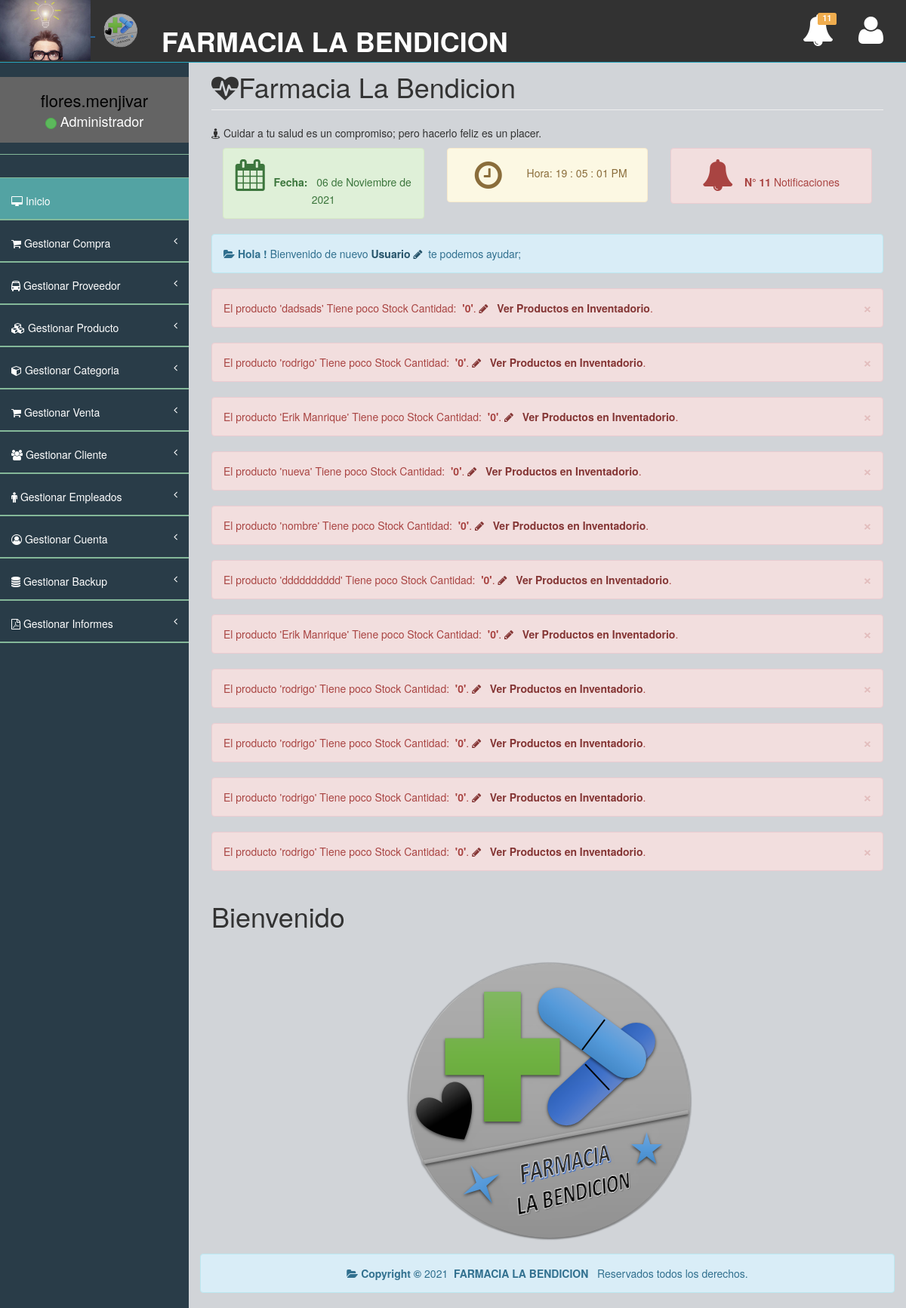
The app's page /docs/iniciomenu.php (signed in) with its own data.
### tables this page shows
CREATE TABLE `producto` (
  `idproducto` int(11) NOT NULL,
  `codigo` varchar(50) NOT NULL,
  `foto` varchar(200) NOT NULL,
  `nombre` varchar(50) NOT NULL,
  `descripcion` varchar(250) NOT NULL,
  `tipo` varchar(50) NOT NULL,
  `estado` varchar(50) NOT NULL,
  `cantidad` int(11) NOT NULL,
  `unidades` int(11) NOT NULL,
  `precioventa` double NOT NULL,
  `porganancia` double NOT NULL,
  `idcategoria` int(11) NOT NULL,
  `idmarca` int(11) NOT NULL
);

### conexion/DB_mysql.php (called while the page is built, shortened)
<?php
class DB_mysql{
    var $BaseDatos;
    var $Servidor;
    var $Usuario;
    var $Clave;
    var $Conexion_ID;
function __construct(){
    $this->BaseDatos="farmacia";
    $this->Servidor="localhost";
    $this->Usuario="root";
    $this->Clave="";
}
function conectar($host,$user,$pass,$bd){
    if($host!="")$this->Servidor=$host;
    if($user!="")$this->Usuario=$user;
    if($bd!="")$this->BaseDatos=$bd;
    $this->Conexion_ID=mysqli_connect($this->Servidor,$this->Usuario,$this->Clave,$this->BaseDatos);
}
function getConexion(){
    return $this->Conexion_ID;
}
}
?>

### DAO/DAOEmpleado.php (called while the page is built, shortened)
<?php
	require_once ("../conexion/DB_mysql.php");
	require_once ("../clases/ClaseEmpleado.php");
	class DAOEmpleado{
		var $Conexion_ID;
		function __construct(){
			$this->Conexion_ID=new DB_mysql();
    		$this->Conexion_ID=$this->Conexion_ID->getConexion();
		}
    	function consultaIndividual($id){
       		$result=$this->Conexion_ID->query("SELECT a.idempleado AS idempleado, a.imagen AS imagen, a.nombre AS nombre, a.apellido AS apellido, a.estado_civil AS estado_civil, a.nit AS nit, a.dui AS dui, a.salario AS salario, a.direccion AS direccion, a.genero AS genero, a.fecha_naci AS fecha_naci, a.correo AS correo, a.telefono AS telefono, a.idfarmacia AS idfarmacia, a.idcargo AS idcargo, b.nombre AS cargo, b.idcargo AS idcargo FROM empleado AS a INNER JOIN cargo AS b ON a.idcargo = b.idcargo where idempleado='$id'");
        	$ObjE=null;
        	if ($result) {
            	while ($fila=$result->fetch_object()) {
                	$ObjE=new ClaseEmpleado($fila->idempleado,$fila->imagen,$fila->nombre,$fila->apellido,$fila->estado_civil,$fila->nit,$fila->dui,$fila->salario,$fila->direccion,$fila->genero,$fila->fecha_naci,$fila->correo,$fila->telefono,$fila->idfarmacia,$fila->idcargo);
                    $ObjE->setNombreCargo($fila->cargo);
            	}
        	}
        	return $ObjE;
    	}
	}
?>

### clases/ClaseEmpleado.php (called while the page is built, shortened)
<?php
	class ClaseEmpleado{
		private $imagen;
		function __construct($idempleado,$imagen,$nombre,$apellido,$estado_civil,$nit,$dui,$salario,$direccion,$genero,$fechanaci,$correo,$telefono,$idfarmacia,$idcargo){
			$this->imagen=$imagen;
		}
		function getImagen(){
			return $this->imagen;
		}
	}
?>

### docs/function.php (called while the page is built, shortened)
<?php
	function fechaC(){
		$mes= array("","Enero","Febrero","Marzo","Abril","Mayo","Junio","Julio","Agosto","Septiembre","Octubre","Noviembre","Diciembre");
		return date('d')." de ".$mes[date('n')]." de ". date('Y');
	}
 ?>

### clases/ClaseProducto.php (called while the page is built, shortened)
<?php
	class ClaseProducto{
		private $nombre;
		private $estado;
		private $cantidad;
		function __construct($idproducto,$codigo,$foto,$nombre,$descripcion,$tipo,$estado,$cantidad,$unidades,$precioventa,$porganancia,$idcategoria,$idmarca){
			$this->nombre=$nombre;
			$this->estado=$estado;
			$this->cantidad=$cantidad;
		}
		function getNombre(){
			return $this->nombre;
		}
		function getEstado(){
			return $this->estado;
		}
		function getCantidad(){
			return $this->cantidad;
		}
	}
?>

### DAO/DAOProducto.php (called while the page is built, shortened)
<?php
	require_once ("../conexion/DB_mysql.php");
	require_once ("../clases/ClaseProducto.php");
	class DAOProducto{
		var $Conexion_ID;
		function __construct(){
			$this->Conexion_ID=new DB_mysql();
    		$this->Conexion_ID=$this->Conexion_ID->getConexion();
		}
		function consulta($sql=""){
        	$result=$this->Conexion_ID->query($sql);
        	$listaproducto=array();
        	if ($result) {
            	while ($fila=$result->fetch_object()) {
                	$clasepro=new ClaseProducto($fila->idproducto,$fila->codigo,$fila->foto,$fila->nombre,$fila->descripcion,$fila->tipo,$fila->estado,$fila->cantidad,$fila->unidades,$fila->precioventa,$fila->porganancia,$fila->idcategoria,$fila->idmarca);
                	$clasepro->setNombreCategoria($fila->nombrec);
                    $clasepro->setNombreMarca($fila->nombrem);
                	$listaproducto[]=$clasepro;
            	}
        	}
        	return $listaproducto;
   		}
	}
?>

### docs/iniciomenu.php (the view, shortened to what this page needs)
 <?php session_start();
                    include "../DAO/DAOProducto.php";
                    $daoE=new DAOProducto();
                    $fila=$daoE->consultaAll();
                    $contador=0;
                    foreach ($fila as $key=> $value) {
                          if($value->getCantidad() <= 10){
                              if($value->getEstado() == "Activo"){
                              $contador++;
                          }
                            }
                        }
?>
<!DOCTYPE html>
<html>
<head>
    <link href="../assets/plugins/bootstrap/bootstrap.css" rel="stylesheet" />
    <link rel="stylesheet" type="text/css" href="https://maxcdn.bootstrapcdn.com/font-awesome/4.7.0/css/font-awesome.min.css">
    <link href="../assets/font-awesome/css/font-awesome.css" rel="stylesheet" />
    <link href="../assets/plugins/pace/pace-theme-big-counter.css" rel="stylesheet" />
    <link href="../assets/css/style.css" rel="stylesheet" />
    <link href="../assets/css/main-style.css" rel="stylesheet" />
    <link href="../assets/plugins/morris/morris-0.4.3.min.css" rel="stylesheet" />
   </head>
<body>
    <div style="background-color: rgb(41, 60, 72);" id="wrapper">
        <nav style="background-color: rgb(50,50,50);" class="navbar navbar-default navbar-fixed-top" role="navigation" id="navbar">
            <div style="background-color: rgb(50,50,50);" class="navbar-header">
                <a style="background-color: rgb(50,50,50);" class="user-section" href="iniciomenu.php">
                    <?php
                     require_once "../DAO/DAOEmpleado.php";
                     $daoPx = new DAOEmpleado();
                    $objPx = $daoPx->consultaIndividual($_SESSION['idempleado']);
                       if($objPx!=null){
                        echo "<img style='width: auto; height: 80px;'' src='../imagenes/empleados/".$objPx->getImagen()."' alt='' ></img>";
                       }else{
                        echo "<img style='width: auto; height: 80px;'' src='../assets/img/user.jpg' alt='' ></img>";
                       }
                     ?>
                    <img style="width: 68px; height: auto;" src="../assets/img/logo2.png" alt="" ></img>
                </a>
            </div>
             <div class="navbar-header">
                <a class="navbar-brand" href="iniciomenu.php">
                   <center><h1 style="color: rgb(255,255,255); font-weight: 900;">FARMACIA LA BENDICION</h1></center>
                </a>
            </div>
            <ul class="nav navbar-top-links navbar-right">
                <li class="dropdown">
                    <a class="dropdown-toggle" data-toggle="dropdown" href="#">
                        <span class="top-label label label-warning"><?php echo $contador; ?></span>  <i class="fa fa-bell fa-3x"></i>
                    </a>
                </li>
                <li class="dropdown">
                    <a class="dropdown-toggle" data-toggle="dropdown" href="#">
                        <i class="fa fa-user fa-3x"></i>
                    </a>
                </li>
            </ul>
        </nav>
        <nav  style="background-color: rgb(150,150,150);" class="navbar-default navbar-static-side" role="navigation">
            <div style="background-color: rgb(150,150,150);" class="sidebar-collapse">
                <?php if($_SESSION['tipo']=='Administrador'){ ?>
                <ul style="background-color: rgb(41, 60, 72);"class="nav" id="side-menu">
                    <li> <input type="text" ></li>
                    <li>
                        <center><div class="form-group"><div style="background-color: rgb(100,100,100);" class="user-section">
                            <div  class="user-info">
                                <div><?php $us=$_SESSION['nombre']; echo $us;?></div>
                                <div class="user-text-online">
                                    <span class="user-circle-online btn btn-success btn-circle "></span>&nbsp;<?php $us=$_SESSION['tipo']; echo $us;?>
                                </div>
                            </div>
                        </div>
                        </div></center>
                    </li>
                    <li class="sidebar-search">
                    </li>
                    <li class="selected">
                        <a href="index.html"><i class="app-menu__icon fa fa-desktop"></i> Inicio</a>
                    </li>
                    <li>
                        <a href="#"><i class="app-menu__icon fa fa-shopping-cart"></i> Gestionar Compra<span class="fa arrow"></span></a>
                    </li>
                     <li>
                        <a href="#"><i class="fa fa-bus"></i> Gestionar Proveedor<span class="fa arrow"></span></a>
                    </li>
                      <li>
                        <a href="#"><i class="fa fa-cubes"></i> Gestionar Producto<span class="fa arrow"></span></a>
                    </li>
                     <li>
                        <a href="#"><i class="app-menu__icon fa fa-cube"></i> Gestionar Categoria<span class="fa arrow"></span></a>
                    </li>
                    <li>
                        <a href="#"><i class="fa fa-shopping-cart"></i> Gestionar Venta<span class="fa arrow"></span></a>
                    </li>
                    <li>
                        <a href="#"><i class="app-menu__icon fa fa-users"></i> Gestionar Cliente<span class="fa arrow"></span></a>
                    </li>
                    <li>
                        <a href="#"><i class="fa fa-male"></i> Gestionar Empleados<span class="fa arrow"></span></a>
                    </li>
                    <li>
                        <a href="#"><i class="fa fa-user-circle-o"></i> Gestionar Cuenta<span class="fa arrow"></span></a>
                    </li>
                    <li>
                        <a href="#"><i class="fa fa-database"></i> Gestionar Backup<span class="fa arrow"></span></a>
                    </li>
                    <li>
                        <a href="#"><i class="fa fa-file-pdf-o"></i> Gestionar Informes<span class="fa arrow"></span></a>
                    </li>
                </ul>
           <?php }?>
            </div>
        </nav>
        <div id="page-wrapper">
            <div class="row">
                <div class="col-lg-12">
                    <h1 class="page-header"><i class="fa fa-heartbeat" aria-hidden="true"></i>Farmacia La Bendicion</h1>
                     <p><i class="fa fa-street-view"></i>&nbsp;Cuidar a tu salud es un compromiso; pero hacerlo feliz es un placer.</p>
                     <?php include "function.php";?>
                      <div class="col-lg-4">
                        <div class="alert alert-success text-center">
                        <i class="fa fa-calendar fa-3x"></i>&nbsp;&nbsp;&nbsp;<b>Fecha: </b>&nbsp; <?php echo fechaC(); ?>
                        </div>
                      </div>
                      <div class="col-lg-4">
                        <div style="height: 72px;" class="alert alert-warning text-center">
                            <div class="col-lg-4">
                            <i class="fa fa-clock-o fa-3x"></i>
                        </div>
                        <h5 id="reloj"></h5>
                        </div>
                      </div>
                      <div class="col-lg-4">
                    <div class="alert alert-danger text-center">
                        <i class="fa fa-bell fa-3x"></i>&nbsp;&nbsp;&nbsp;&nbsp;<b>N°&nbsp;<?php echo $contador; ?> </b>Notificaciones
                    </div>
                </div>
                </div>
            </div>
            <div class="row">
                <div class="col-lg-12">
                    <div class="alert alert-info">
                        <i class="fa fa-folder-open"></i><b>&nbsp;Hola ! </b>Bienvenido de nuevo<a href='fm_perfil.php' class='alert-link'> <b>Usuario </b>
 <i class="fa  fa-pencil"></i><b>&nbsp; </b></a> te podemos ayudar;
                    </div>
                    <?php
                    foreach ($fila as $key=> $value) {
                          if($value->getCantidad() <= 10){
                            if($value->getEstado() == "Activo"){
                             echo "<div class='alert alert-danger alert-dismissable'>
                                <button type='button' class='close' data-dismiss='alert' aria-hidden='true'>&times;</button>
                                El producto '".$value->getNombre()."' Tiene poco Stock Cantidad:<b>&nbsp; '".$value->getCantidad()."'</b>. <a href='tb_listaproducto.php' class='alert-link'></b>
                               <i class='fa  fa-pencil'></i> &nbsp;&nbsp;Ver Productos en Inventadorio</a>.
                        </div>";
                    }
                }
                    }
                    ?>
                </div>
            </div>
             <div class="row">
          <div class="col-lg-12">
            <h1 class="tile-tile">  Bienvenido</h1>
             <center><img src="../assets/img/ver1.PNG" alt="" ></img></center>
          </div>
        <div class="row">
                <div class="col-lg-12">
                    <div class="alert alert-info">
                      <center>  <i class="fa fa-folder-open"></i><b> Copyright  © </b>2021 <b>&nbsp;FARMACIA LA BENDICION </b>
        <b>&nbsp; </b> Reservados todos los derechos.</center>
                    </div>
                </div>
            </div>
      </div>
                </div>
            </div>
</body>
</html>

### assets/css/style.css (style rules this page uses)
body { background-color: #f8f8f8; }
#wrapper { width: 100%; margin-top: 55px!important; background-color:#04B173; }
#page-wrapper { padding: 0 15px; min-height: 568px; background-color:rgb(209, 212, 216); }
.navbar-static-side ul li { border-bottom:1px solid #84B899 !important; }
.navbar-top-links li { display: inline-block; }
.navbar-top-links li:last-child { margin-right: 15px; }
.navbar-top-links li a { padding: 20px; min-height: 50px; }
.sidebar-search { padding: 15px; }
.arrow { float: right; }
.fa.arrow:before { content: "\f104"; }
@media (min-width:768px) { .navbar-static-side { z-index: 1; position: absolute; width: 250px; } }
.btn-circle { width: 30px; height: 30px; padding: 6px 0; border-radius: 15px; text-align: center; font-size: 12px; line-height: 1.428571429; }

### assets/css/main-style.css (style rules this page uses)
.user-info { display: block; color:#000!important; display: inline-block; padding: 15px; margin-bottom: 0px }
.user-text-online { font-size:18px; color:#fff }
.user-circle-online { width: 15px!important; height: 15px!important; }
.navbar-top-links > li > a { color: #FFFFFF; }
.nav > li > a { padding: 20px 15px; }
#side-menu { background-color:#04B173; }
#side-menu a { color:#fff; border-bottom: 1px solid #84B899 !important; height: 55px; }
.selected { background-color:rgb(83, 163, 163); }
#navbar { background-color:rgb(83, 163, 163); }
.navbar-brand { padding-left:20px; }
.top-label { position: absolute; top: 50%; right: 50%; margin-top: -24px; margin-right: -24px; }
.navbar-default { border-color: #27A6BE; }
@media (min-width:768px) { #page-wrapper { position: inherit; margin: 0 0 0 250px; padding: 0 30px; min-height: 1000px; } }

### records on screen
producto: nombre "dadsads", cantidad "0"
producto: nombre "rodrigo", cantidad "0"
producto: nombre "Erik Manrique", cantidad "0"
producto: nombre "nueva", cantidad "0"
producto: nombre "nombre", cantidad "0"
producto: nombre "dddddddddd", cantidad "0"
producto: nombre "Erik Manrique", cantidad "0"
producto: nombre "rodrigo", cantidad "0"
producto: nombre "rodrigo", cantidad "0"
producto: nombre "rodrigo", cantidad "0"
producto: nombre "rodrigo", cantidad "0"

### other values on screen
$contador "11"
$us "flores.menjivar"
$us "Administrador"
fechaC() "06 de Noviembre de 2021"
